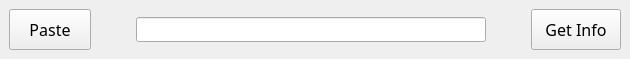
                     <widget class="QFrame" name="frame_home_top">
                      <property name="maximumSize">
                       <size>
                        <width>16777215</width>
                        <height>100</height>
                       </size>
                      </property>
                      <property name="frameShape">
                       <enum>QFrame::NoFrame</enum>
                      </property>
                      <property name="frameShadow">
                       <enum>QFrame::Raised</enum>
                      </property>
                      <property name="lineWidth">
                       <number>0</number>
                      </property>
                      <widget class="QWidget" name="layoutWidget">
                       <property name="geometry">
                        <rect>
                         <x>9</x>
                         <y>9</y>
                         <width>612</width>
                         <height>41</height>
                        </rect>
                       </property>
                       <layout class="QHBoxLayout" name="horizontalLayout_4">
                        <property name="spacing">
                         <number>45</number>
                        </property>
                        <item>
                         <widget class="QPushButton" name="button_paste">
                          <property name="sizePolicy">
                           <sizepolicy hsizetype="Expanding" vsizetype="Expanding">
                            <horstretch>0</horstretch>
                            <verstretch>0</verstretch>
                           </sizepolicy>
                          </property>
                          <property name="minimumSize">
                           <size>
                            <width>80</width>
                            <height>30</height>
                           </size>
                          </property>
                          <property name="font">
                           <font>
                            <family>Product Sans</family>
                            <pointsize>12</pointsize>
                           </font>
                          </property>
                          <property name="styleSheet">
                           <string notr="true"/>
                          </property>
                          <property name="text">
                           <string notr="true">Paste</string>
                          </property>
                          <property name="icon">
                           <iconset resource="resources.qrc">
                            <normaloff>:/paste/icons/white/paste.png</normaloff>:/paste/icons/white/paste.png</iconset>
                          </property>
                          <property name="iconSize">
                           <size>
                            <width>16</width>
                            <height>16</height>
                           </size>
                          </property>
                         </widget>
                        </item>
                        <item>
                         <widget class="QLineEdit" name="link_linedit">
                          <property name="minimumSize">
                           <size>
                            <width>350</width>
                            <height>25</height>
                           </size>
                          </property>
                          <property name="styleSheet">
                           <string notr="true"/>
                          </property>
                         </widget>
                        </item>
                        <item>
                         <widget class="QPushButton" name="button_getinfo">
                          <property name="sizePolicy">
                           <sizepolicy hsizetype="Expanding" vsizetype="Expanding">
                            <horstretch>0</horstretch>
                            <verstretch>0</verstretch>
                           </sizepolicy>
                          </property>
                          <property name="minimumSize">
                           <size>
                            <width>90</width>
                            <height>30</height>
                           </size>
                          </property>
                          <property name="font">
                           <font>
                            <family>Product Sans</family>
                            <pointsize>12</pointsize>
                           </font>
                          </property>
                          <property name="styleSheet">
                           <string notr="true"/>
                          </property>
                          <property name="text">
                           <string notr="true">Get Info</string>
                          </property>
                          <property name="icon">
                           <iconset resource="resources.qrc">
                            <normaloff>:/getinfo/icons/white/search.png</normaloff>:/getinfo/icons/white/search.png</iconset>
                          </property>
                          <property name="iconSize">
                           <size>
                            <width>16</width>
                            <height>16</height>
                           </size>
                          </property>
                         </widget>
                        </item>
                       </layout>
                      </widget>
                     </widget>
